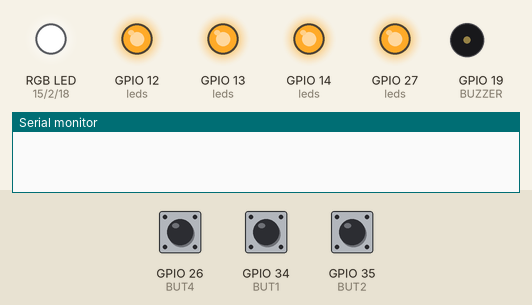
This sketch was run on a simulated ESP32. On the bench: an RGB LED mixed from three pins (HIGH = lit), output pins drawn as LEDs (lit = HIGH), buzzer (waves = sounding), the last lines printed to the serial monitor. The inputs (shaded band) are chosen by the test bench; at power-on: GPIO 34 (BUT1) LOW, GPIO 26 (BUT4) LOW, GPIO 35 (BUT2) LOW.

Above: at 1.2 s.
1.3 s: GPIO 34 (BUT1) pulled HIGH for 0.15 s
At 2.5 s:
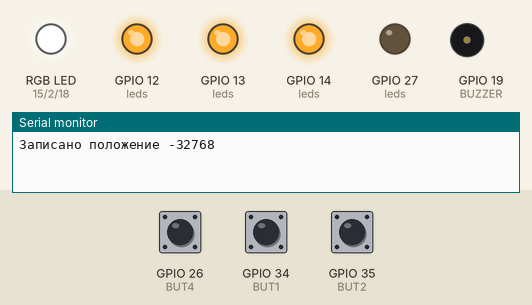
3.1 s: GPIO 34 (BUT1) pulled HIGH for 1 s
At 5.7 s:
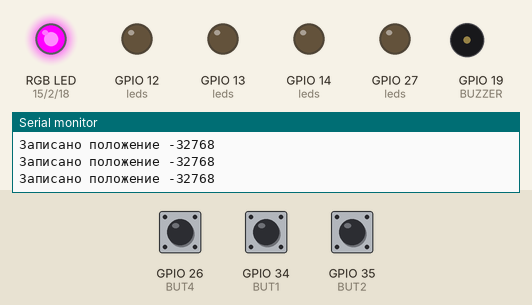
6.1 s: GPIO 26 (BUT4) pulled HIGH for 0.15 s
At 7.0 s:
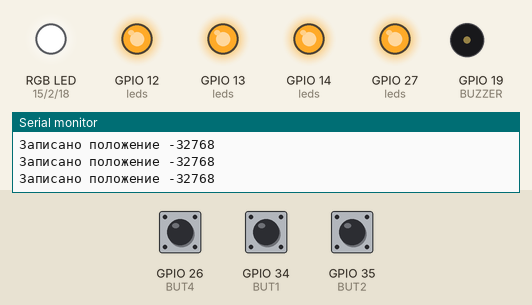
7.9 s: GPIO 34 (BUT1) pulled HIGH for 3.2 s
At 8.71 s:
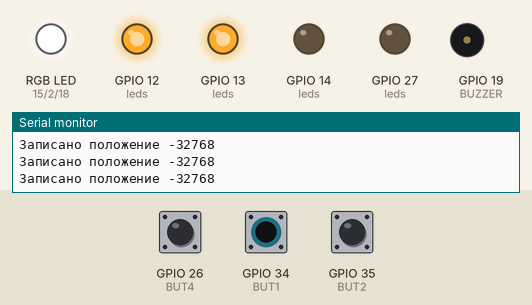
Timing chart, 0 to 11.0 s (numbered marks = the images above; inputs shaded):
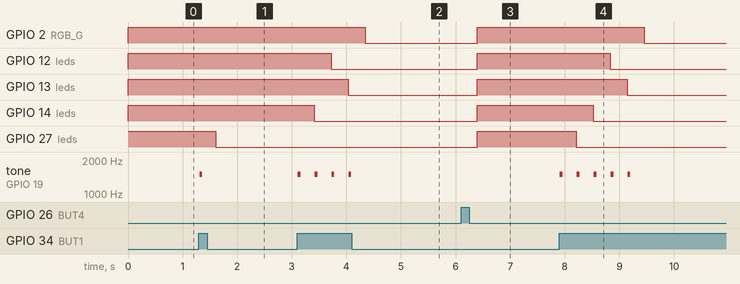

The sketch:

Ardu8_48_ST3215_Teach.ino
```cpp
/*
  Робототехнический контроллер «Кибернетический»: обучение показом

  Вал отпущен — поворачивайте его рукой. BUT1 записывает текущее положение (до 5 штук).
  BUT2 — воспроизвести записанные положения по очереди. BUT4 — стереть запись.
  Число записанных положений показывают светодиоды LED1–LED4 (5 — горит RGB).

  Плата в Arduino IDE: ESP32 Wrover Module. Кабель USB-C — в НИЖНИЙ разъём (ESP32).
  Нужна библиотека FeetechSTS. DIP3 = ON, DIP4 = OFF, привод в разъём XP2 или XP3.
  Нужно питание XT60/DC, напряжение должно подходить приводу.
*/
#include <FeetechSTS.h>

// ---------- Светодиоды, кнопки и пищалка ESP32 ----------
// Светодиоды горят от LOW. Слева направо на плате: LED4, LED3, LED2, LED1.
const int LED1 = 27, LED2 = 14, LED3 = 12, LED4 = 13;
const int RGB_R = 15, RGB_G = 2, RGB_B = 18;
// Кнопки дают HIGH при нажатии. Слева направо на плате: BUT4, BUT3, BUT2, BUT1.
const int BUT1 = 34, BUT2 = 35, BUT3 = 25, BUT4 = 26;
const int BUZZER = 19;

void setRGB(bool r, bool g, bool b) {
  digitalWrite(RGB_R, r ? LOW : HIGH);
  digitalWrite(RGB_G, g ? LOW : HIGH);
  digitalWrite(RGB_B, b ? LOW : HIGH);
}

void boardBegin() {
  int leds[] = {LED1, LED2, LED3, LED4, RGB_R, RGB_G, RGB_B};
  for (int p : leds) { pinMode(p, OUTPUT); digitalWrite(p, HIGH); }  // всё погасить
  int buttons[] = {BUT1, BUT2, BUT3, BUT4};
  for (int p : buttons) pinMode(p, INPUT);
  pinMode(BUZZER, OUTPUT);
}

FeetechBus bus;
FeetechServo servo(bus, 1);
int points[5];                    // записанные положения, шаги 0..4095
int count = 0;

void showCount() {
  int leds[] = {LED1, LED2, LED3, LED4};
  for (int i = 0; i < 4; i++) digitalWrite(leds[i], i < count ? LOW : HIGH);
  setRGB(false, count == 5, false);
}

void setup() {
  boardBegin();
  Serial.begin(115200);
  bus.begin(Serial2, 1000000, 33, 32);
  servo.setMode(STS_MODE_POSITION);
  servo.torque(false);            // вал свободен — можно крутить рукой
}

void loop() {
  if (digitalRead(BUT1) == HIGH && count < 5) {
    points[count] = servo.readPosition();
    Serial.print("Записано положение "); Serial.println(points[count]);
    count++;
    tone(BUZZER, 1500, 50);
    delay(300);
  }
  if (digitalRead(BUT2) == HIGH && count > 0) {
    servo.torque(true);
    for (int i = 0; i < count; i++) {
      servo.moveTo(points[i], 1500, 30);
      delay(1200);                // ждём, пока вал доедет
    }
    servo.torque(false);
  }
  if (digitalRead(BUT4) == HIGH) { count = 0; delay(300); }
  showCount();
}
```

Measured:
- after the input at 1.3 s, GPIO 27 (leds): HIGH → LOW after 0.31 s; tone on GPIO 19 (BUZZER): silent → 1500 Hz at once, → silent 0.05 s later
- after the input at 3.1 s, GPIO 2 (RGB_G): HIGH → LOW after 1.2 s; GPIO 12 (leds): HIGH → LOW after 0.62 s; GPIO 13 (leds): HIGH → LOW after 0.93 s; GPIO 14 (leds): HIGH → LOW after 0.31 s; tone on GPIO 19 (BUZZER): alternates 1500 Hz for 0.05 s and silent for 0.26 s, 8 changes in all, then stays silent, starting at once
- after the input at 6.1 s, GPIO 2 (RGB_G), GPIO 12 (leds), GPIO 13 (leds), GPIO 14 (leds), GPIO 27 (leds): LOW → HIGH after 0.30 s
- after the input at 7.9 s, GPIO 2 (RGB_G): HIGH → LOW after 1.6 s; GPIO 12 (leds): HIGH → LOW after 0.93 s; GPIO 13 (leds): HIGH → LOW after 1.2 s; GPIO 14 (leds): HIGH → LOW after 0.62 s; GPIO 27 (leds): HIGH → LOW after 0.31 s
